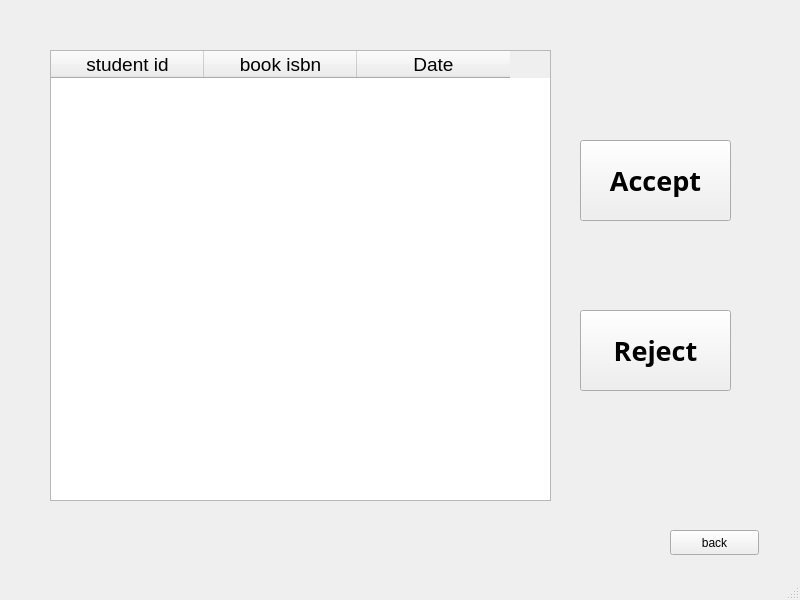
<?xml version="1.0" encoding="UTF-8"?>
<ui version="4.0">
 <class>CheckinApprovalWindow</class>
 <widget class="QMainWindow" name="CheckinApprovalWindow">
  <property name="geometry">
   <rect>
    <x>0</x>
    <y>0</y>
    <width>800</width>
    <height>600</height>
   </rect>
  </property>
  <property name="windowTitle">
   <string>MainWindow</string>
  </property>
  <widget class="QWidget" name="centralwidget">
   <widget class="QPushButton" name="button_accept">
    <property name="geometry">
     <rect>
      <x>580</x>
      <y>140</y>
      <width>151</width>
      <height>81</height>
     </rect>
    </property>
    <property name="font">
     <font>
      <family>Umpush</family>
      <pointsize>20</pointsize>
      <weight>75</weight>
      <bold>true</bold>
     </font>
    </property>
    <property name="text">
     <string>Accept</string>
    </property>
    <property name="icon">
     <iconset>
      <normaloff>../../../../../tmp/mozilla_sim0/icons8-ok-26.png</normaloff>../../../../../tmp/mozilla_sim0/icons8-ok-26.png</iconset>
    </property>
    <property name="iconSize">
     <size>
      <width>75</width>
      <height>75</height>
     </size>
    </property>
   </widget>
   <widget class="QPushButton" name="button_reject">
    <property name="geometry">
     <rect>
      <x>580</x>
      <y>310</y>
      <width>151</width>
      <height>81</height>
     </rect>
    </property>
    <property name="font">
     <font>
      <family>Umpush</family>
      <pointsize>20</pointsize>
      <weight>75</weight>
      <bold>true</bold>
     </font>
    </property>
    <property name="text">
     <string>Reject</string>
    </property>
    <property name="icon">
     <iconset>
      <normaloff>../../../../../tmp/mozilla_sim0/icons8-cancel-26.png</normaloff>../../../../../tmp/mozilla_sim0/icons8-cancel-26.png</iconset>
    </property>
    <property name="iconSize">
     <size>
      <width>75</width>
      <height>75</height>
     </size>
    </property>
   </widget>
   <widget class="QTableWidget" name="tableWidget">
    <property name="geometry">
     <rect>
      <x>50</x>
      <y>50</y>
      <width>501</width>
      <height>451</height>
     </rect>
    </property>
    <property name="font">
     <font>
      <pointsize>14</pointsize>
     </font>
    </property>
    <property name="sizeAdjustPolicy">
     <enum>QAbstractScrollArea::AdjustToContents</enum>
    </property>
    <property name="columnCount">
     <number>3</number>
    </property>
    <attribute name="horizontalHeaderDefaultSectionSize">
     <number>153</number>
    </attribute>
    <column>
     <property name="text">
      <string>student id</string>
     </property>
    </column>
    <column>
     <property name="text">
      <string>book isbn</string>
     </property>
    </column>
    <column>
     <property name="text">
      <string>Date</string>
     </property>
    </column>
   </widget>
   <widget class="QPushButton" name="button_back">
    <property name="geometry">
     <rect>
      <x>670</x>
      <y>530</y>
      <width>89</width>
      <height>25</height>
     </rect>
    </property>
    <property name="text">
     <string>back</string>
    </property>
   </widget>
  </widget>
  <widget class="QStatusBar" name="statusbar"/>
 </widget>
 <resources/>
 <connections/>
</ui>
